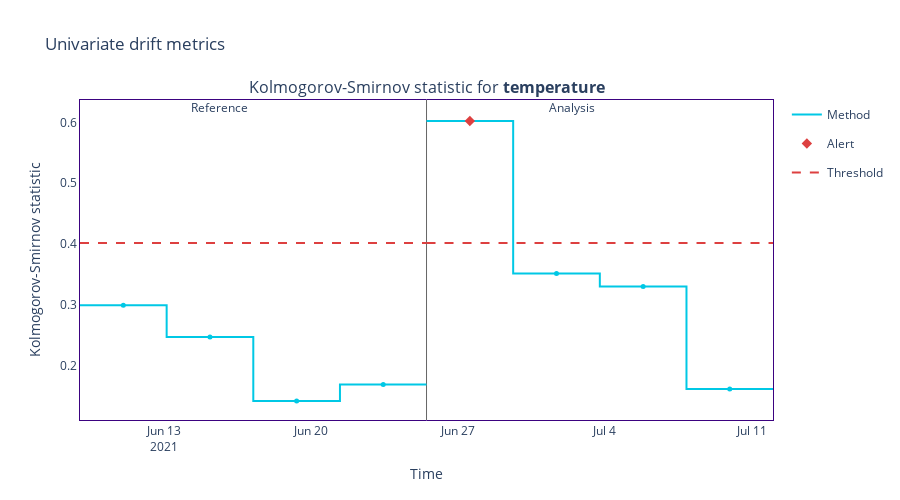

Source (notebook cell):
### Code cell
fig = univariate_drift_results.filter(column_names='temperature').plot()
fig.show()
fig.write_image('big_chunk_temperature.svg')

### Figure 1 — Plotly figure (JSON) as saved in the notebook; plotly's stock layout.template omitted (floating-point values rounded to 4 significant figures)
{"data": [{"hoverinfo": "skip", "legendgroup": "metric_reference", "line": {"color": "#00c8e5", "shape": "hv", "width": 2}, "mode": "lines", "name": "Method", "showlegend": true, "type": "scatter", "x": ["2021-06-09T00:12:00", "2021-06-13T03:12:00", "2021-06-17T06:12:00", "2021-06-21T09:12:00", "2021-06-25T12:03:00"], "xaxis": "x", "y": [0.2989, 0.2467, 0.1414, 0.1685, 0.1685], "yaxis": "y"}, {"customdata": [["Kolmogorov-Smirnov statistic for <b>temperature</b>", "<b style=\"color:#00c8e5;line-height:60px\">Reference</b>", "", "[0:1963]", "From <b>Jun-09-2021</b> to <b>Jun-13-2021</b>", 0.2989], ["Kolmogorov-Smirnov statistic for <b>temperature</b>", "<b style=\"color:#00c8e5;line-height:60px\">Reference</b>", "", "[1964:3927]", "From <b>Jun-13-2021</b> to <b>Jun-17-2021</b>", 0.2467], ["Kolmogorov-Smirnov statistic for <b>temperature</b>", "<b style=\"color:#00c8e5;line-height:60px\">Reference</b>", "", "[3928:5891]", "From <b>Jun-17-2021</b> to <b>Jun-21-2021</b>", 0.1414], ["Kolmogorov-Smirnov statistic for <b>temperature</b>", "<b style=\"color:#00c8e5;line-height:60px\">Reference</b>", "", "[5892:7853]", "From <b>Jun-21-2021</b> to <b>Jun-25-2021</b>", 0.1685]], "hovertemplate": "%{customdata[1]} &nbsp; &nbsp; %{customdata[2]} <br />Chunk: <b>%{customdata[3]}</b> &nbsp; &nbsp; %{customdata[4]} <br />%{customdata[0]}: <b>%{customdata[5]}</b><b r /><extra></extra>", "legendgroup": "metric_reference", "marker": {"color": "#00c8e5", "size": 5, "symbol": "circle"}, "mode": "markers", "name": "Method", "showlegend": false, "type": "scatter", "x": ["2021-06-11T01:42:00", "2021-06-15T04:42:00", "2021-06-19T07:42:00", "2021-06-23T10:37:30"], "xaxis": "x", "y": [0.2989, 0.2467, 0.1414, 0.1685, 0.1685], "yaxis": "y"}, {"hoverinfo": "skip", "legendgroup": "metric_analysis", "line": {"color": "#00c8e5", "shape": "hv", "width": 2}, "mode": "lines", "name": "Method", "showlegend": false, "type": "scatter", "x": ["2021-06-25T12:06:00", "2021-06-29T15:06:00", "2021-07-03T18:06:00", "2021-07-07T21:06:00", "2021-07-11T23:57:00"], "xaxis": "x", "y": [0.6025, 0.3511, 0.3296, 0.1608, 0.1608], "yaxis": "y"}, {"customdata": [["Kolmogorov-Smirnov statistic for <b>temperature</b>", "<b style=\"color:#00c8e5;line-height:60px\">Analysis</b>", "<span style=\"color:#AD0000\">⚠ <b>Drift detected</b></span>", "[0:1963]", "From <b>Jun-25-2021</b> to <b>Jun-29-2021</b>", 0.6025], ["Kolmogorov-Smirnov statistic for <b>temperature</b>", "<b style=\"color:#00c8e5;line-height:60px\">Analysis</b>", "", "[1964:3927]", "From <b>Jun-29-2021</b> to <b>Jul-03-2021</b>", 0.3511], ["Kolmogorov-Smirnov statistic for <b>temperature</b>", "<b style=\"color:#00c8e5;line-height:60px\">Analysis</b>", "", "[3928:5891]", "From <b>Jul-03-2021</b> to <b>Jul-07-2021</b>", 0.3296], ["Kolmogorov-Smirnov statistic for <b>temperature</b>", "<b style=\"color:#00c8e5;line-height:60px\">Analysis</b>", "", "[5892:7853]", "From <b>Jul-07-2021</b> to <b>Jul-11-2021</b>", 0.1608]], "hovertemplate": "%{customdata[1]} &nbsp; &nbsp; %{customdata[2]} <br />Chunk: <b>%{customdata[3]}</b> &nbsp; &nbsp; %{customdata[4]} <br />%{customdata[0]}: <b>%{customdata[5]}</b><b r /><extra></extra>", "legendgroup": "metric_analysis", "marker": {"color": "#00c8e5", "size": 5, "symbol": "circle"}, "mode": "markers", "name": "Method", "showlegend": false, "type": "scatter", "x": ["2021-06-27T13:36:00", "2021-07-01T16:36:00", "2021-07-05T19:36:00", "2021-07-09T22:31:30"], "xaxis": "x", "y": [0.6025, 0.3511, 0.3296, 0.1608, 0.1608], "yaxis": "y"}, {"hoverinfo": "skip", "legendgroup": "alert", "marker": {"color": "#DD4040", "size": 8, "symbol": "diamond"}, "mode": "markers", "name": "Alert", "showlegend": true, "type": "scatter", "x": ["2021-06-27T13:36:00"], "xaxis": "x", "y": [0.6025], "yaxis": "y"}, {"hoverinfo": "skip", "legendgroup": "thresh", "line": {"color": "#DD4040", "dash": "dash", "width": 2}, "mode": "lines", "name": "Threshold", "showlegend": true, "type": "scatter", "x": ["2021-06-09T00:12:00", "2021-06-13T03:12:00", "2021-06-17T06:12:00", "2021-06-21T09:12:00", "2021-06-25T12:03:00"], "xaxis": "x", "y": [0.4013, 0.4013, 0.4013, 0.4013, 0.4013], "yaxis": "y"}, {"hoverinfo": "skip", "legendgroup": "thresh", "line": {"color": "#DD4040", "dash": "dash", "width": 2}, "mode": "lines", "name": "Threshold", "showlegend": false, "type": "scatter", "x": ["2021-06-25T12:06:00", "2021-06-29T15:06:00", "2021-07-03T18:06:00", "2021-07-07T21:06:00", "2021-07-11T23:57:00"], "xaxis": "x", "y": [0.4013, 0.4013, 0.4013, 0.4013, 0.4013], "yaxis": "y"}], "layout": {"annotations": [{"font": {"size": 16}, "showarrow": false, "text": "Kolmogorov-Smirnov statistic for <b>temperature</b>", "x": 0.5, "xanchor": "center", "xref": "paper", "y": 1, "yanchor": "bottom", "yref": "paper"}, {"showarrow": false, "text": "Reference", "x": "2021-06-15T04:42:00", "xref": "x", "xshift": 10, "y": 1.01, "yref": "y domain"}, {"showarrow": false, "text": "Analysis", "x": "2021-07-01T16:36:00", "xref": "x", "xshift": 15, "y": 1.01, "yref": "y domain"}], "height": 500, "hoverlabel": {"bgcolor": "white", "font": {"size": 14}}, "legend": {"itemclick": false, "itemdoubleclick": false, "traceorder": "grouped"}, "paper_bgcolor": "rgba(255,255,255,1)", "plot_bgcolor": "rgba(255,255,255,1)", "shapes": [{"layer": "below", "line": {"color": "#666666", "width": 1}, "type": "line", "x0": "2021-06-25T12:06:00", "x1": "2021-06-25T12:06:00", "xref": "x", "y0": 0, "y1": 1, "yref": "y domain"}], "title": {"text": "Univariate drift metrics"}, "xaxis": {"anchor": "y", "domain": [0, 1], "linecolor": "#3b0280", "matches": "x", "mirror": true, "showgrid": false, "title": {"text": "Time"}, "zeroline": false}, "yaxis": {"anchor": "x", "domain": [0, 1], "linecolor": "#3b0280", "mirror": true, "showgrid": false, "title": {"text": "Kolmogorov-Smirnov statistic"}, "zeroline": false}}}
